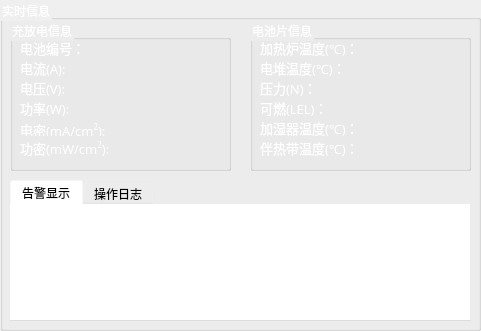
  <widget class="QGroupBox" name="gB_info">
   <property name="geometry">
    <rect>
     <x>950</x>
     <y>400</y>
     <width>481</width>
     <height>331</height>
    </rect>
   </property>
   <property name="styleSheet">
    <string notr="true">color:white</string>
   </property>
   <property name="title">
    <string>实时信息</string>
   </property>
   <widget class="QGroupBox" name="gB_BetraryInfo">
    <property name="geometry">
     <rect>
      <x>10</x>
      <y>20</y>
      <width>221</width>
      <height>151</height>
     </rect>
    </property>
    <property name="title">
     <string>充放电信息</string>
    </property>
    <widget class="QLabel" name="l_CURRDis">
     <property name="geometry">
      <rect>
       <x>10</x>
       <y>40</y>
       <width>191</width>
       <height>16</height>
      </rect>
     </property>
     <property name="font">
      <font>
       <family>黑体</family>
       <pointsize>10</pointsize>
      </font>
     </property>
     <property name="text">
      <string>电流(A):</string>
     </property>
    </widget>
    <widget class="QLabel" name="l_VOLTDis">
     <property name="geometry">
      <rect>
       <x>10</x>
       <y>60</y>
       <width>171</width>
       <height>16</height>
      </rect>
     </property>
     <property name="font">
      <font>
       <family>黑体</family>
       <pointsize>10</pointsize>
      </font>
     </property>
     <property name="text">
      <string>电压(V):</string>
     </property>
    </widget>
    <widget class="QLabel" name="l_POWDis">
     <property name="geometry">
      <rect>
       <x>10</x>
       <y>80</y>
       <width>191</width>
       <height>16</height>
      </rect>
     </property>
     <property name="font">
      <font>
       <family>黑体</family>
       <pointsize>10</pointsize>
      </font>
     </property>
     <property name="text">
      <string>功率(W):</string>
     </property>
    </widget>
    <widget class="QLabel" name="l_CURRDensityDis">
     <property name="geometry">
      <rect>
       <x>10</x>
       <y>100</y>
       <width>191</width>
       <height>16</height>
      </rect>
     </property>
     <property name="font">
      <font>
       <family>黑体</family>
       <pointsize>10</pointsize>
      </font>
     </property>
     <property name="text">
      <string>&lt;html&gt;&lt;head/&gt;&lt;body&gt;&lt;p&gt;电密(mA/cm&lt;span style=&quot; vertical-align:super;&quot;&gt;2&lt;/span&gt;):&lt;/p&gt;&lt;/body&gt;&lt;/html&gt;</string>
     </property>
    </widget>
    <widget class="QLabel" name="l_POWDensityDis">
     <property name="geometry">
      <rect>
       <x>10</x>
       <y>118</y>
       <width>191</width>
       <height>21</height>
      </rect>
     </property>
     <property name="font">
      <font>
       <family>黑体</family>
       <pointsize>10</pointsize>
      </font>
     </property>
     <property name="text">
      <string>&lt;html&gt;&lt;head/&gt;&lt;body&gt;&lt;p&gt;功密(mW/cm&lt;span style=&quot; vertical-align:super;&quot;&gt;2&lt;/span&gt;):&lt;/p&gt;&lt;/body&gt;&lt;/html&gt;</string>
     </property>
    </widget>
    <widget class="QLabel" name="l_batteryNO">
     <property name="geometry">
      <rect>
       <x>10</x>
       <y>20</y>
       <width>191</width>
       <height>16</height>
      </rect>
     </property>
     <property name="font">
      <font>
       <family>黑体</family>
       <pointsize>10</pointsize>
      </font>
     </property>
     <property name="text">
      <string>电池编号：</string>
     </property>
    </widget>
   </widget>
   <widget class="QGroupBox" name="gB_WorkingInfo">
    <property name="geometry">
     <rect>
      <x>250</x>
      <y>20</y>
      <width>221</width>
      <height>151</height>
     </rect>
    </property>
    <property name="title">
     <string>电池片信息</string>
    </property>
    <widget class="QLabel" name="l_TEMStove">
     <property name="geometry">
      <rect>
       <x>10</x>
       <y>20</y>
       <width>171</width>
       <height>16</height>
      </rect>
     </property>
     <property name="font">
      <font>
       <family>黑体</family>
       <pointsize>10</pointsize>
      </font>
     </property>
     <property name="text">
      <string>加热炉温度(℃)：</string>
     </property>
    </widget>
    <widget class="QLabel" name="l_TEMDis">
     <property name="geometry">
      <rect>
       <x>10</x>
       <y>40</y>
       <width>171</width>
       <height>16</height>
      </rect>
     </property>
     <property name="font">
      <font>
       <family>黑体</family>
       <pointsize>10</pointsize>
      </font>
     </property>
     <property name="text">
      <string>电堆温度(℃)：</string>
     </property>
    </widget>
    <widget class="QLabel" name="l_GasPressure">
     <property name="geometry">
      <rect>
       <x>10</x>
       <y>60</y>
       <width>171</width>
       <height>16</height>
      </rect>
     </property>
     <property name="font">
      <font>
       <family>黑体</family>
       <pointsize>10</pointsize>
      </font>
     </property>
     <property name="text">
      <string>压力(N)：</string>
     </property>
    </widget>
    <widget class="QLabel" name="l_GasDis">
     <property name="geometry">
      <rect>
       <x>10</x>
       <y>80</y>
       <width>161</width>
       <height>16</height>
      </rect>
     </property>
     <property name="font">
      <font>
       <family>黑体</family>
       <pointsize>10</pointsize>
      </font>
     </property>
     <property name="text">
      <string>可燃(LEL)：</string>
     </property>
    </widget>
    <widget class="QLabel" name="l_WWet">
     <property name="geometry">
      <rect>
       <x>10</x>
       <y>100</y>
       <width>181</width>
       <height>16</height>
      </rect>
     </property>
     <property name="font">
      <font>
       <family>黑体</family>
       <pointsize>10</pointsize>
      </font>
     </property>
     <property name="text">
      <string>加湿器温度(℃)：</string>
     </property>
    </widget>
    <widget class="QLabel" name="l_ETrop">
     <property name="geometry">
      <rect>
       <x>10</x>
       <y>120</y>
       <width>181</width>
       <height>16</height>
      </rect>
     </property>
     <property name="font">
      <font>
       <family>黑体</family>
       <pointsize>10</pointsize>
      </font>
     </property>
     <property name="text">
      <string>伴热带温度(℃)：</string>
     </property>
    </widget>
   </widget>
   <widget class="QTabWidget" name="tabWidget">
    <property name="geometry">
     <rect>
      <x>10</x>
      <y>180</y>
      <width>461</width>
      <height>141</height>
     </rect>
    </property>
    <property name="styleSheet">
     <string notr="true">background-color:rgba(255,255,255,0); color:black
</string>
    </property>
    <property name="currentIndex">
     <number>0</number>
    </property>
    <widget class="QWidget" name="tab">
     <attribute name="title">
      <string>告警显示</string>
     </attribute>
     <attribute name="toolTip">
      <string>显示操作告警</string>
     </attribute>
     <widget class="QTextBrowser" name="alarmBox">
      <property name="geometry">
       <rect>
        <x>0</x>
        <y>10</y>
        <width>451</width>
        <height>101</height>
       </rect>
      </property>
     </widget>
    </widget>
    <widget class="QWidget" name="tab_2">
     <attribute name="title">
      <string>操作日志</string>
     </attribute>
     <attribute name="toolTip">
      <string>显示操作日志</string>
     </attribute>
     <widget class="QTableView" name="tV_log">
      <property name="geometry">
       <rect>
        <x>10</x>
        <y>1</y>
        <width>441</width>
        <height>111</height>
       </rect>
      </property>
     </widget>
    </widget>
   </widget>
  </widget>
